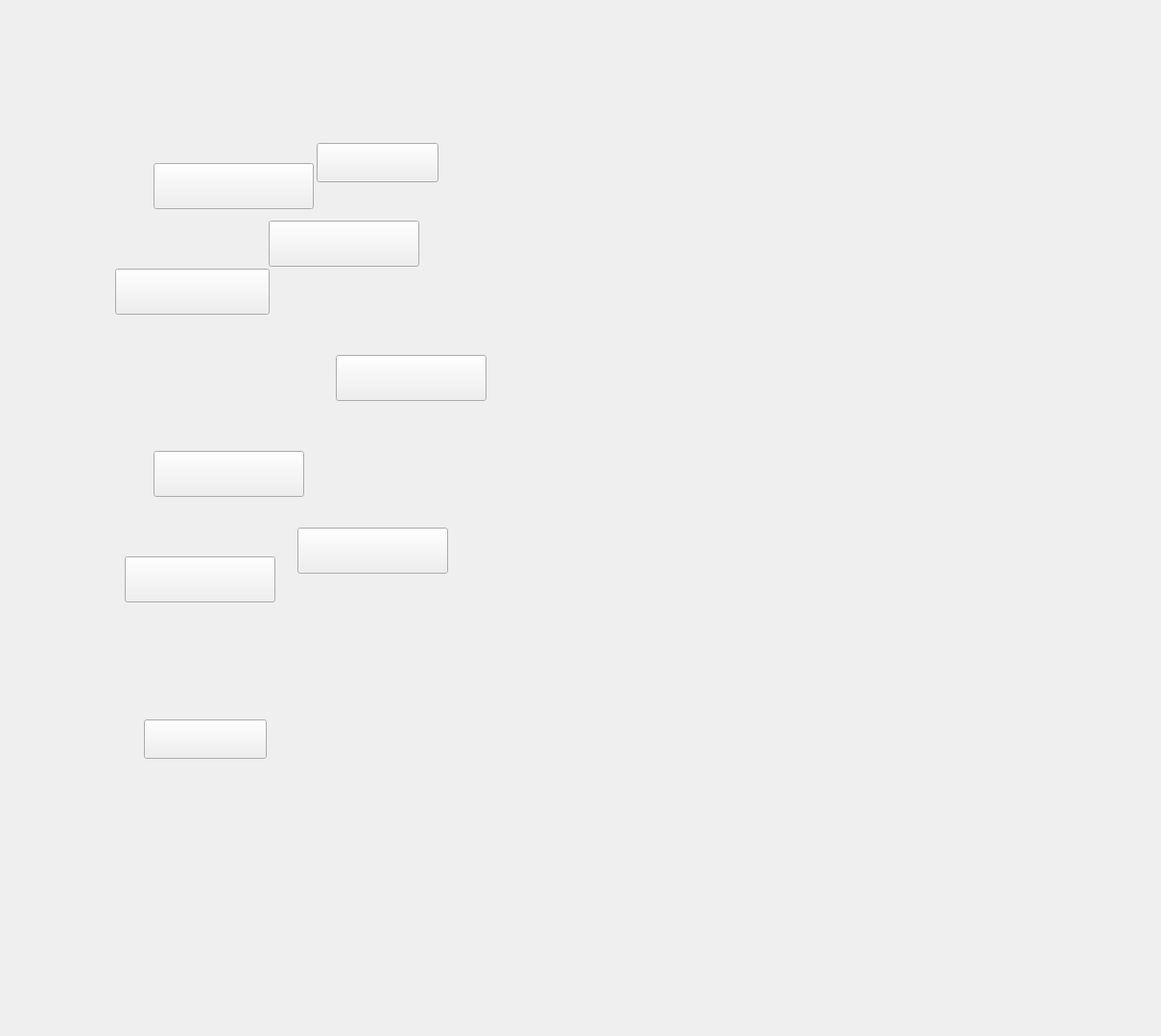
    <widget class="QWidget" name="tab_4">
     <attribute name="title">
      <string>문제출제</string>
     </attribute>
     <widget class="QLabel" name="Map_label">
      <property name="geometry">
       <rect>
        <x>70</x>
        <y>0</y>
        <width>551</width>
        <height>791</height>
       </rect>
      </property>
      <property name="text">
       <string/>
      </property>
      <property name="pixmap">
       <pixmap>../../Desktop/의명박6팀(230206~)/100대명산지도.png</pixmap>
      </property>
     </widget>
     <widget class="QLabel" name="background_label">
      <property name="geometry">
       <rect>
        <x>0</x>
        <y>-170</y>
        <width>1201</width>
        <height>1071</height>
       </rect>
      </property>
      <property name="text">
       <string/>
      </property>
      <property name="pixmap">
       <pixmap>../../Desktop/의명박6팀(230206~)/Background.png</pixmap>
      </property>
     </widget>
     <widget class="QPushButton" name="jeonbuk_btn">
      <property name="geometry">
       <rect>
        <x>160</x>
        <y>470</y>
        <width>157</width>
        <height>48</height>
       </rect>
      </property>
      <property name="text">
       <string/>
      </property>
      <property name="icon">
       <iconset>
        <normaloff>전라북도.png</normaloff>전라북도.png</iconset>
      </property>
      <property name="iconSize">
       <size>
        <width>800</width>
        <height>900</height>
       </size>
      </property>
     </widget>
     <widget class="QPushButton" name="jeonnam_btn">
      <property name="geometry">
       <rect>
        <x>130</x>
        <y>580</y>
        <width>157</width>
        <height>48</height>
       </rect>
      </property>
      <property name="text">
       <string/>
      </property>
      <property name="icon">
       <iconset>
        <normaloff>전라남도.png</normaloff>전라남도.png</iconset>
      </property>
      <property name="iconSize">
       <size>
        <width>800</width>
        <height>900</height>
       </size>
      </property>
     </widget>
     <widget class="QPushButton" name="gyeongnam_btn">
      <property name="geometry">
       <rect>
        <x>310</x>
        <y>550</y>
        <width>157</width>
        <height>48</height>
       </rect>
      </property>
      <property name="text">
       <string/>
      </property>
      <property name="icon">
       <iconset>
        <normaloff>경상남도.png</normaloff>경상남도.png</iconset>
      </property>
      <property name="iconSize">
       <size>
        <width>800</width>
        <height>900</height>
       </size>
      </property>
     </widget>
     <widget class="QPushButton" name="gyeongbuk_btn">
      <property name="geometry">
       <rect>
        <x>350</x>
        <y>370</y>
        <width>157</width>
        <height>48</height>
       </rect>
      </property>
      <property name="text">
       <string/>
      </property>
      <property name="icon">
       <iconset>
        <normaloff>경상북도.png</normaloff>경상북도.png</iconset>
      </property>
      <property name="iconSize">
       <size>
        <width>800</width>
        <height>900</height>
       </size>
      </property>
     </widget>
     <widget class="QPushButton" name="chungnam_btn">
      <property name="geometry">
       <rect>
        <x>120</x>
        <y>280</y>
        <width>161</width>
        <height>48</height>
       </rect>
      </property>
      <property name="text">
       <string/>
      </property>
      <property name="icon">
       <iconset>
        <normaloff>충청남도.png</normaloff>충청남도.png</iconset>
      </property>
      <property name="iconSize">
       <size>
        <width>800</width>
        <height>900</height>
       </size>
      </property>
     </widget>
     <widget class="QPushButton" name="chungbuk_btn">
      <property name="geometry">
       <rect>
        <x>280</x>
        <y>230</y>
        <width>157</width>
        <height>48</height>
       </rect>
      </property>
      <property name="contextMenuPolicy">
       <enum>Qt::PreventContextMenu</enum>
      </property>
      <property name="text">
       <string/>
      </property>
      <property name="icon">
       <iconset>
        <normaloff>충청북도.png</normaloff>충청북도.png</iconset>
      </property>
      <property name="iconSize">
       <size>
        <width>800</width>
        <height>900</height>
       </size>
      </property>
     </widget>
     <widget class="QPushButton" name="gyeonggi_btn">
      <property name="geometry">
       <rect>
        <x>160</x>
        <y>170</y>
        <width>167</width>
        <height>48</height>
       </rect>
      </property>
      <property name="text">
       <string/>
      </property>
      <property name="icon">
       <iconset>
        <normaloff>서울경기.png</normaloff>서울경기.png</iconset>
      </property>
      <property name="iconSize">
       <size>
        <width>800</width>
        <height>900</height>
       </size>
      </property>
     </widget>
     <widget class="QPushButton" name="gangwon_btn">
      <property name="enabled">
       <bool>true</bool>
      </property>
      <property name="geometry">
       <rect>
        <x>330</x>
        <y>149</y>
        <width>127</width>
        <height>41</height>
       </rect>
      </property>
      <property name="text">
       <string/>
      </property>
      <property name="icon">
       <iconset>
        <normaloff>강원도.png</normaloff>강원도.png</iconset>
      </property>
      <property name="iconSize">
       <size>
        <width>800</width>
        <height>900</height>
       </size>
      </property>
     </widget>
     <widget class="QPushButton" name="jeju_btn">
      <property name="geometry">
       <rect>
        <x>150</x>
        <y>750</y>
        <width>128</width>
        <height>41</height>
       </rect>
      </property>
      <property name="text">
       <string/>
      </property>
      <property name="icon">
       <iconset>
        <normaloff>제주도.png</normaloff>제주도.png</iconset>
      </property>
      <property name="iconSize">
       <size>
        <width>800</width>
        <height>900</height>
       </size>
      </property>
     </widget>
     <widget class="QLabel" name="quiz_label">
      <property name="geometry">
       <rect>
        <x>710</x>
        <y>100</y>
        <width>300</width>
        <height>491</height>
       </rect>
      </property>
      <property name="font">
       <font>
        <family>Arial</family>
        <pointsize>16</pointsize>
       </font>
      </property>
      <property name="text">
       <string/>
      </property>
      <property name="textFormat">
       <enum>Qt::AutoText</enum>
      </property>
     </widget>
     <widget class="QLabel" name="login_label_9">
      <property name="geometry">
       <rect>
        <x>0</x>
        <y>-10</y>
        <width>1071</width>
        <height>801</height>
       </rect>
      </property>
      <property name="text">
       <string/>
      </property>
      <property name="pixmap">
       <pixmap>../../Desktop/의명박6팀(230206~)/등산.png</pixmap>
      </property>
      <property name="scaledContents">
       <bool>true</bool>
      </property>
     </widget>
     <zorder>background_label</zorder>
     <zorder>Map_label</zorder>
     <zorder>jeonbuk_btn</zorder>
     <zorder>jeonnam_btn</zorder>
     <zorder>gyeongnam_btn</zorder>
     <zorder>gyeongbuk_btn</zorder>
     <zorder>chungnam_btn</zorder>
     <zorder>chungbuk_btn</zorder>
     <zorder>gyeonggi_btn</zorder>
     <zorder>gangwon_btn</zorder>
     <zorder>jeju_btn</zorder>
     <zorder>quiz_label</zorder>
     <zorder>login_label_9</zorder>
    </widget>
